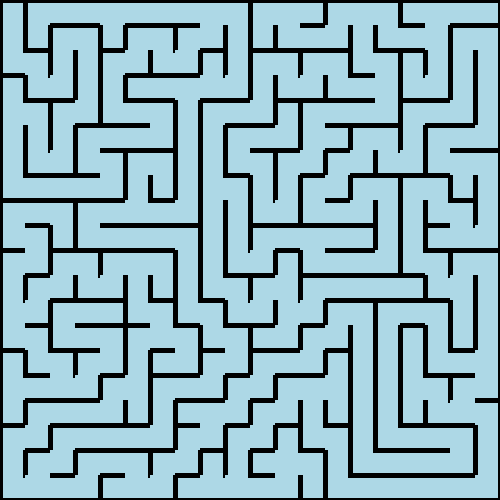

Source code (Python):
'''Maze Generation using Depth First Search Algorithm'''

# Import configs, classes, and libraries 
from config import maze_width, n_rows, n_cols, white
from cell import Cell
import pygame
import random
import time
import pickle

# DFS Maze Generation Class
class MazeDFS:
    def __init__(self):
        '''Initialize Pygame and data structures'''

        # Pygame setup
        pygame.init()
        self.screen = pygame.display.set_mode((maze_width, maze_width))
        pygame.display.set_caption('Maze - Depth First Search')

        # Data structures setup
        self.cell_list = []
        self.wall_list = []
        self.frame_count = 0
        self.set_up()

    def set_up(self):
        '''Create full grid of Cell objects'''

        for i in range(n_rows):
            self.cell_list.append([])
            for j in range(n_cols):
                self.cell_list[i].append(
                    Cell(i, j, [True, True, True, True],
                         False, False, False, 
                         [False, False, False, False]))

    def return_cell_index(self, row, col):
        '''Return Cell object at (row, col) or None if out of bounds'''

        if row < 0 or col < 0 or row > n_rows - 1 or col > n_cols - 1:
            return None
        
        return self.cell_list[row][col]

    @staticmethod
    def delete_walls(current_cell, next_cell):
        '''Remove walls between two neighbouring cells'''

        x = current_cell.row - next_cell.row
        if x == 1: # Next is above 
            current_cell.lines[3] = False
            next_cell.lines[1] = False
        elif x == -1: # Next is below
            current_cell.lines[1] = False
            next_cell.lines[3] = False

        y = current_cell.col - next_cell.col
        if y == 1: # Next is left
            current_cell.lines[0] = False
            next_cell.lines[2] = False
        elif y == -1: # Next is right
            current_cell.lines[2] = False
            next_cell.lines[0] = False

    def update_canvas(self):
        '''Redraw the maze on the Pygame screen'''

        self.screen.fill(white)
        for i in range(n_rows):
            for j in range(n_cols):
                self.cell_list[i][j].draw(self.screen)
        pygame.display.update()

    def get_near_cell(self, current_cell):
        '''Return a random neighbouring cell that is not yet in the maze'''
        
        neighbours = []
        # Fetch all neighbouring cells
        top_cell = self.return_cell_index(current_cell.row - 1, current_cell.col)
        right_cell = self.return_cell_index(current_cell.row, current_cell.col + 1)
        bottom_cell = self.return_cell_index(current_cell.row + 1, current_cell.col)
        left_cell = self.return_cell_index(current_cell.row, current_cell.col - 1)

        # Append eligible neighbours
        if top_cell is not None and not top_cell.inMaze:
            neighbours.append(top_cell)
        if right_cell is not None and not right_cell.inMaze:
            neighbours.append(right_cell)
        if bottom_cell is not None and not bottom_cell.inMaze:
            neighbours.append(bottom_cell)
        if left_cell is not None and not left_cell.inMaze:
            neighbours.append(left_cell)

        # Return a random neighbour or None
        if len(neighbours) == 0:
            return None
        if len(neighbours) == 1:
            return neighbours[0]
        return random.choice(neighbours)

    def run(self):
        '''Run DFS algorithm to generate the maze'''

        current = self.cell_list[0][0]
        current.inMaze = True

        # Generate maze
        while True:
            next_cell = self.get_near_cell(current)

            # Move forward
            if next_cell is not None:
                next_cell.inMaze = True
                self.wall_list.append(current)
                self.delete_walls(current, next_cell)
                current = next_cell

            # Backtrack
            elif len(self.wall_list) > 0:
                current = self.wall_list.pop()

            # Finished
            else:
                break

            # Draw & save frame
            self.update_canvas()
            pygame.image.save(self.screen, f"./frame_{self.frame_count:05d}.png")
            self.frame_count += 1

        # Final save
        self.update_canvas()
        pygame.image.save(self.screen, "maze_dfs.png")
        with open("maze_dfs.dat", "wb") as f:
            pickle.dump(self.cell_list, f)

if __name__ == "__main__":
    '''Run the algorithm'''
    
    start = time.time()
    maze = MazeDFS()
    maze.run()
    end = time.time()
    print(f"Total Time Elapsed: {(end - start)}")
